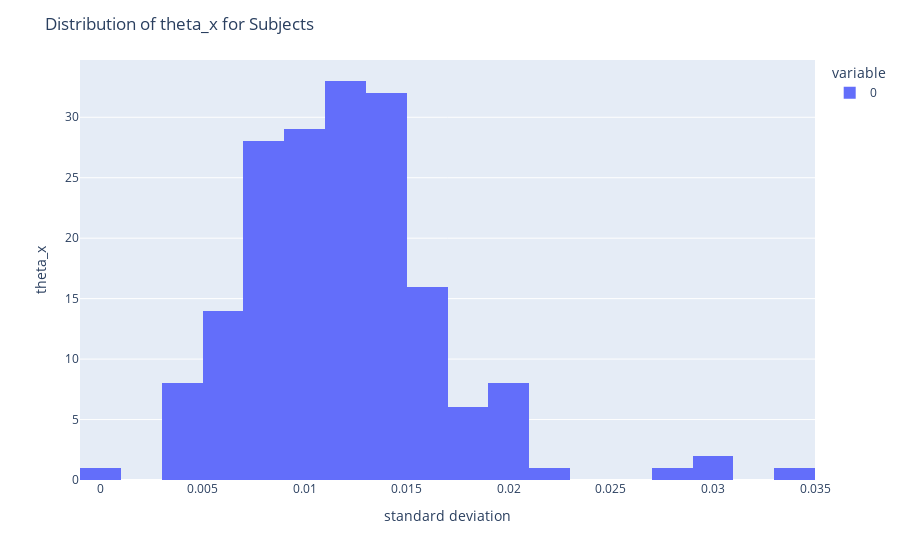

This figure's notebook cell:
### Code cell
#plotting standard deviation of 6 rigid parameters from dataframe removing NaN values
import plotly.figure_factory as ff
import plotly.express as px
np.random.seed(1)

# Create the distribution plot
#fig = ff.create_distplot(df_transposed.values, group_labels, show_hist=False, show_rug=False,histnorm='probability')
fig = px.histogram(df_sd_dic['sub-0025000']['t_x'] )

# Update layout for better readability
fig.update_layout(
    title_text='Distribution of theta_x for Subjects',
    xaxis_title='standard deviation',
    yaxis_title='theta_x',
)

# Show the plot
fig.show()

### Figure 1 — Plotly figure (JSON) as saved in the notebook; plotly's stock layout.template omitted (floating-point values rounded to 4 significant figures; data arrays with more than 128 entries replaced by an {"elided": "..."} marker saying what was removed)
{"data": [{"alignmentgroup": "True", "bingroup": "x", "hovertemplate": "variable=0<br>value=%{x}<br>count=%{y}<extra></extra>", "legendgroup": "0", "marker": {"color": "#636efa", "pattern": {"shape": ""}}, "name": "0", "offsetgroup": "0", "orientation": "v", "showlegend": true, "type": "histogram", "x": {"elided": "180 float values"}, "xaxis": "x", "yaxis": "y"}], "layout": {"barmode": "relative", "legend": {"title": {"text": "variable"}, "tracegroupgap": 0}, "margin": {"t": 60}, "title": {"text": "Distribution of theta_x for Subjects"}, "xaxis": {"anchor": "y", "domain": [0, 1], "title": {"text": "standard deviation"}}, "yaxis": {"anchor": "x", "domain": [0, 1], "title": {"text": "theta_x"}}}}
